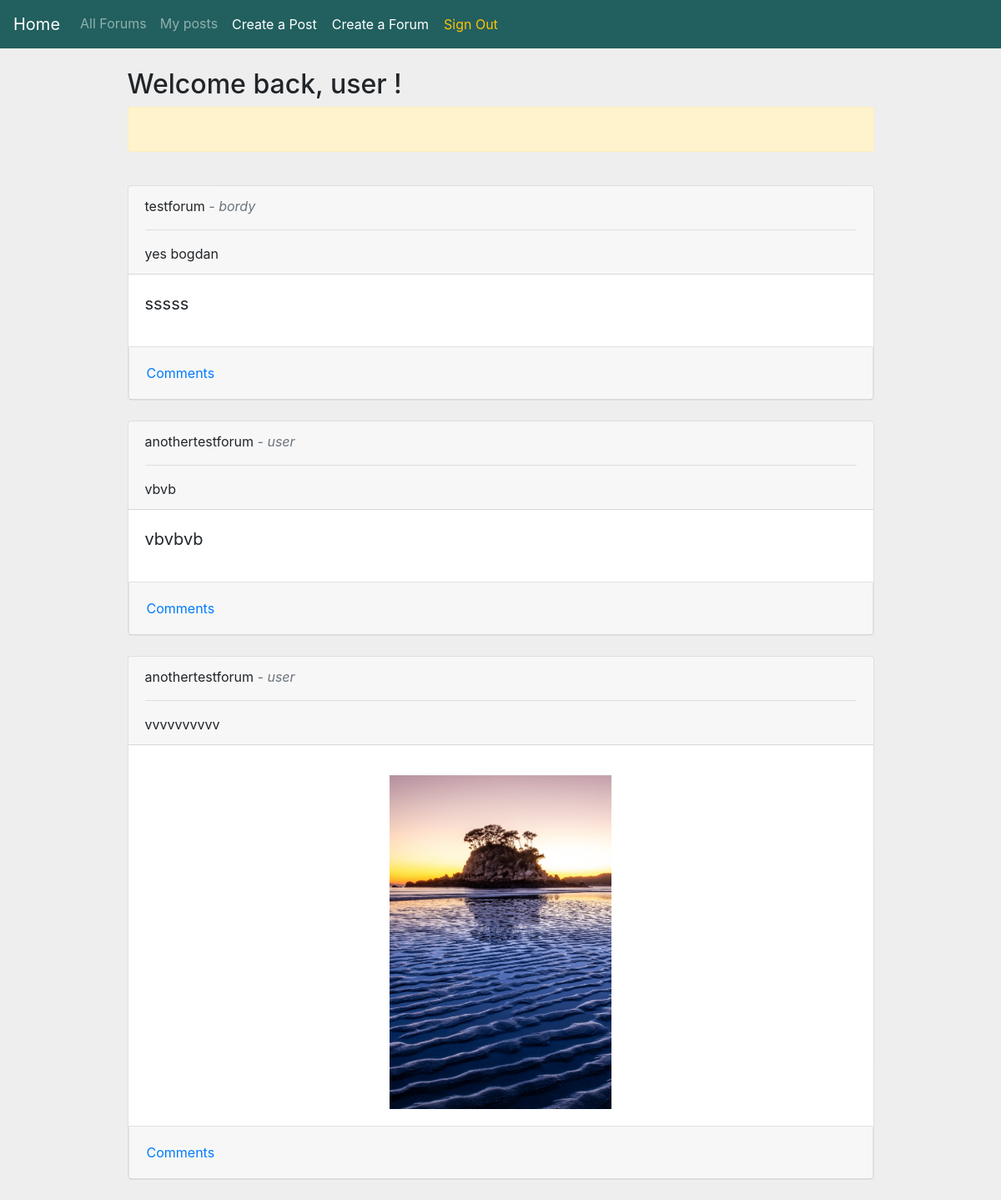
The page /home.php (signed in) on the database its author committed.
### tables this page shows
CREATE TABLE `post` (
  `id` int(11) NOT NULL,
  `post_title` varchar(50) NOT NULL,
  `post_text` varchar(1000) NOT NULL,
  `post_image` varchar(40) NOT NULL,
  `forum_name` varchar(16) NOT NULL,
  `user_id` int(11) NOT NULL,
  `username` varchar(16) NOT NULL
);

### inc/functions/functions.php (the view, shortened to what this page needs)
<?php
function display_error_bucket($errorBucket){
    echo '<div class="pt-4 alert alert-warning" role="alert">';
    echo '</div>';
}
function display_forum_post($result,$db){
    while($row = $result->fetch_assoc()){
        echo "
        <div class='card border-bottom-0'>
                <div class='card-header'>
                {$row['forum_name']}
                <i class='text-muted'> - {$row['username']}</i> <br><hr> {$row['post_title']}
                </div>
                <div class='card-body'>
                    <blockquote class='blockquote mb-0'>
                    <p>{$row['post_text']}</p>
                    ";
                    if(strlen($row['post_image']) > 0) {
                        echo "<div class='postImageDiv'><img src='uploads/{$row['post_image']}' alt='' class='postImage'></div> ";
                    } else {
                    }
                    echo "
                    </blockquote>
                </div>
            <div class='accordion' id='commentsCollapse{$row['id']}'>
            <div class='border rounded-bottom'>
                <div class='card-header' id='postParent{$row['id']}'>
                <h2 class='mb-0'>
                    <button class='pl-0 btn btn-link btn-block text-left' type='button' data-toggle='collapse' data-target='#collapse{$row['id']}' aria-expanded='true' aria-controls='collapse{$row['id']}'>
                    Comments
                    </button>
                </h2>
                </div>
                <div id='collapse{$row['id']}' class='collapse' aria-labelledby='postParent{$row['id']}' data-parent='#commentsCollapse{$row['id']}'>
                <div class='card-body'>
                        ";
                        echo "
                        <form class='form-inline col-12 p-0 submitNewComment' id='form{$row['id']}'>
                            <div class='form-group'>
                                <input type='text' class='form-control newCommentContent' id='commentPost{$row['id']}' placeholder='Comment...'>
                                <input hidden value='{$row['id']}' class='hiddenPostID'>
                                <input hidden value='{$_SESSION['username']}' class='hiddenSessionUsername'>
                            </div>
                            <button type='submit' class='btn btn-primary ml-3'>Post</button>
                        </form>
                </div>
                </div>
            </div>
            </div>
            </div>
            <br>
        ";
    }
}
?>

### inc/header/header.inc.php (shortened to what this page needs)
<!DOCTYPE html>
<html lang="en">
<head>
    <link rel="stylesheet" href="https://stackpath.bootstrapcdn.com/bootstrap/4.5.0/css/bootstrap.min.css">
    <link rel="stylesheet" href="css/style.css">
</head>

### home.php (shortened to what this page needs)
<?php
require_once __DIR__ . "/inc/header/header.inc.php";
require_once __DIR__ . "/inc/functions/functions.php";
require_once __DIR__ . "/db/mysqli_connect.inc.php";
if(isset($_SESSION['username'])){
?>
<body>
    <nav class="navbar navbar-expand-lg navbar-dark text-light navBar">
    <a class="navbar-brand" href="home.php">Home</a>
    <div class="collapse navbar-collapse" id="navbarNav">
        <ul class="navbar-nav">
        <li class="nav-item">
            <a class="nav-link" href="forum.php">All Forums <span class="sr-only">(current)</span></a>
        </li>
        <li class="nav-item">
            <a class="nav-link" href="home.php?myPosts">My posts <span class="sr-only">(current)</span></a>
        </li>
        <li class="nav-item active">
            <button id="postDiv" class="btn nav-link" >Create a Post<span class="sr-only">(current)</span></button>
        </li>
        <li class="nav-item active">
            <button id="forumDiv" class="btn nav-link" >Create a Forum<span class="sr-only">(current)</span></button>
        </li>
        <li class="nav-item">
            <form action="inc/authentication/sign-out.inc.php" method="post">
                <button class="btn nav-link text-warning" id="signOut">Sign Out</button>
            </form>
        </li>
        </ul>
    </div>
    </nav>
    <div class="container">
        <div class="row no-marginLR">
            <div class="col-10 offset-1">
                <br>
                <h2>Welcome back, <?php echo $_SESSION['username']; ?> !</h2>
                <?php
                if(isset($_GET['myPosts'])) {
                    echo "<br>";
                    $uid = $_SESSION['uid'];
                    $sql="SELECT `id`, `post_title`, `post_text`, `post_image`,`forum_name`,`username` FROM `post` WHERE `user_id` = $uid ORDER BY `id` DESC";
                    $result = $db->query($sql);
                    display_forum_post($result,$db);
                } else {
                    if (count($_SESSION['subscribeList']) == 0) {
                        $errorBucket=['<p>It seems you have no subscribed forums. Please visit the <a href="forum.php">All Forums</a> page to subscribe to forums</p>'];
                        display_error_bucket($errorBucket);
                    }
                    echo "<br>";
                    $uid = $_SESSION['uid'];
                    $sql="SELECT post.id, post.post_title, post.post_text, post.post_image, post.forum_name, post.username FROM `post` JOIN `subscribe` ON subscribe.forum_name = post.forum_name WHERE subscribe.user_id = $uid ORDER BY post.id DESC";
                    $result = $db->query($sql);
                    display_forum_post($result,$db);
                }
                ?>
            </div>
        </div>
    </div>
</body>
<?php
} else {
    header('Location: index.php');
}
?>

### css/style.css (style rules this page uses)
body { background-color: rgb(238, 238, 238); }
.navBar { background-color: #225f5f; }
.no-marginLR { margin-left:0; margin-right:0; }
.postImage { display: block; max-width:100%px; max-height:50vh; margin-left: auto; margin-right: auto; width: auto; height: auto; }

### rows shown on the page
post: forum_name "testforum", username "bordy", post_title "yes bogdan", post_text "sssss"
post: forum_name "anothertestforum", username "user", post_title "vbvb", post_text "vbvbvb"
post: forum_name "anothertestforum", username "user", post_title "vvvvvvvvvv", post_image (picture)

### other values the page prints
$_SESSION['username'] "user"
